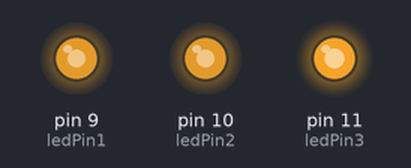
Simulated run of this sketch. Board: Arduino Uno, built with avr-gcc and run on an emulated ATmega328P. On the bench: output pins drawn as LEDs (lit = HIGH). Random numbers use the default seed unless the sketch sets one.

Above: at 0.37 s.
At 7.48 s:
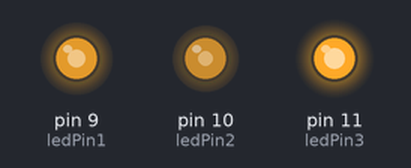
At 10.59 s:
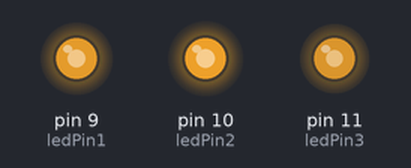
At 21.12 s:
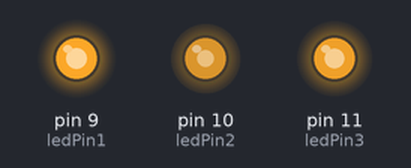
At 28.18 s:
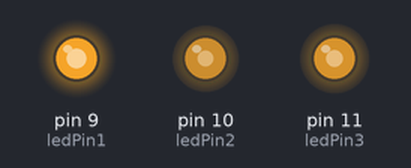
At 39.32 s:
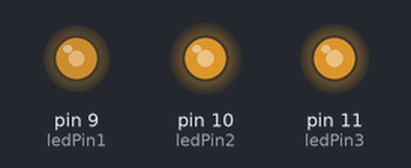
Timing chart, 0 to 40.0 s (numbered marks = the images above):
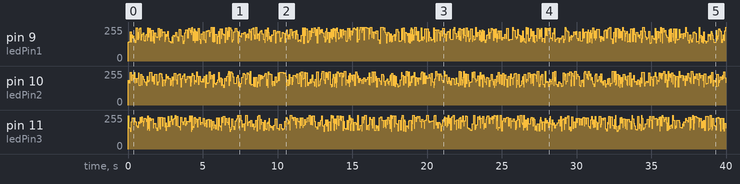

The sketch:

sketch17.ino
```cpp
/* Prof. Michele Maffucci
   08.03.2014

   Effetto fuoco
   Si utilizzano tre pin digitali PWM per ricreare un
   effetto fiamma

   Questo codice è di dominio pubblico
 */

// pin a cui collegare i LED
int ledPin1 = 9;
int ledPin2 = 10;
int ledPin3 = 11;

void setup()
// imposta il pin digitale come output
{
  pinMode(ledPin1, OUTPUT);
  pinMode(ledPin2, OUTPUT);
  pinMode(ledPin3, OUTPUT);
}
void loop()
{
  // il secondo parametro della digitalWrite definisce
  // il duty cycle con cui si accenderà e spegnerà il LED
  // per ulteriori informazioni sull'uso dell'istruzione random si consulti il seguente link:
  // http://wp.me/p4kwmk-20C
  // random(120) restituisce un numero casuale nell'intervallo 0..120
  // poiché il valore del duty cycle ha come valore massimo 255
  // si avrà al massimo come secondo parametro della analogWrite 120+135=255

  analogWrite(ledPin1, random(120)+135);
  analogWrite(ledPin2, random(120)+135);
  analogWrite(ledPin3, random(120)+135);

  // intervallo casuale (con numeri tra 0 e 100) per avere intervalli
  // di accensione dei tre LED sempre diversi
  delay(random(100));
}
```
